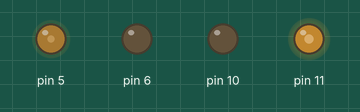
Simulated run of this sketch. Board: Arduino Uno, built with avr-gcc and run on an emulated ATmega328P. Shown: output pins drawn as LEDs (lit = HIGH).

Above: at 0.05 s.
At 3.25 s:
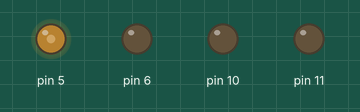
At 9.15 s:
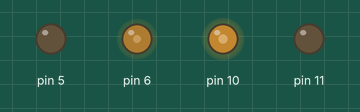
At 13.35 s:
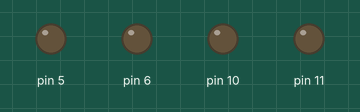
Timing chart, 0 to 20.0 s (numbered marks = the images above):
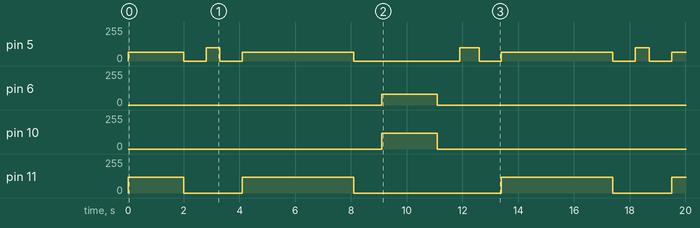

Measured:
- by itself, pin 6: alternates 80/255 for 2.0 s and 0/255 for 13.4 s
- by itself, pin 10: alternates 120/255 for 2.0 s and 0/255 for 13.4 s
- by itself, pin 11: repeats every 15.4 s: 0/255 2.1 s, 120/255 4.0 s, 0/255 5.3 s, 120/255 4.0 s
- by itself, pin 5: repeats every 15.4 s: 0/255 0.80 s, 100/255 0.50 s, 0/255 0.80 s, 67/255 4.0 s, 0/255 3.8 s, 100/255 0.70 s, 0/255 0.80 s, 67/255 4.0 s

The sketch:

lab03_Group18_Bonus_F.ino
```cpp
void setup() {
  pinMode(5,OUTPUT);
  pinMode(6,OUTPUT);
  pinMode(10,OUTPUT);
  pinMode(11,OUTPUT);
}
void loop() {
  forward(2000);
  s(800);
  turn_L(500);
  s(800);
  forward(4000);
  s(1000);
  back(2000);
  s(800);
  turn_L(700);
  s(800);
  forward(2000);
}
void forward(int t){
  analogWrite(5,67);
  analogWrite(6,0);
  analogWrite(10,0);
  analogWrite(11,120);
  delay(t);}
 void back(int t){
  analogWrite(5,0);
  analogWrite(6,80);
  analogWrite(10,120);
  analogWrite(11,0);
  delay(t);}
 void turn_L(int t){
  analogWrite(5,100);
  analogWrite(6,0);
  analogWrite(10,0);
  analogWrite(11,0);
  delay(t);}
 void s(int t){
  analogWrite(5,0);
  analogWrite(6,0);
  analogWrite(10,0);
  analogWrite(11,0);
  delay(t);}
```
